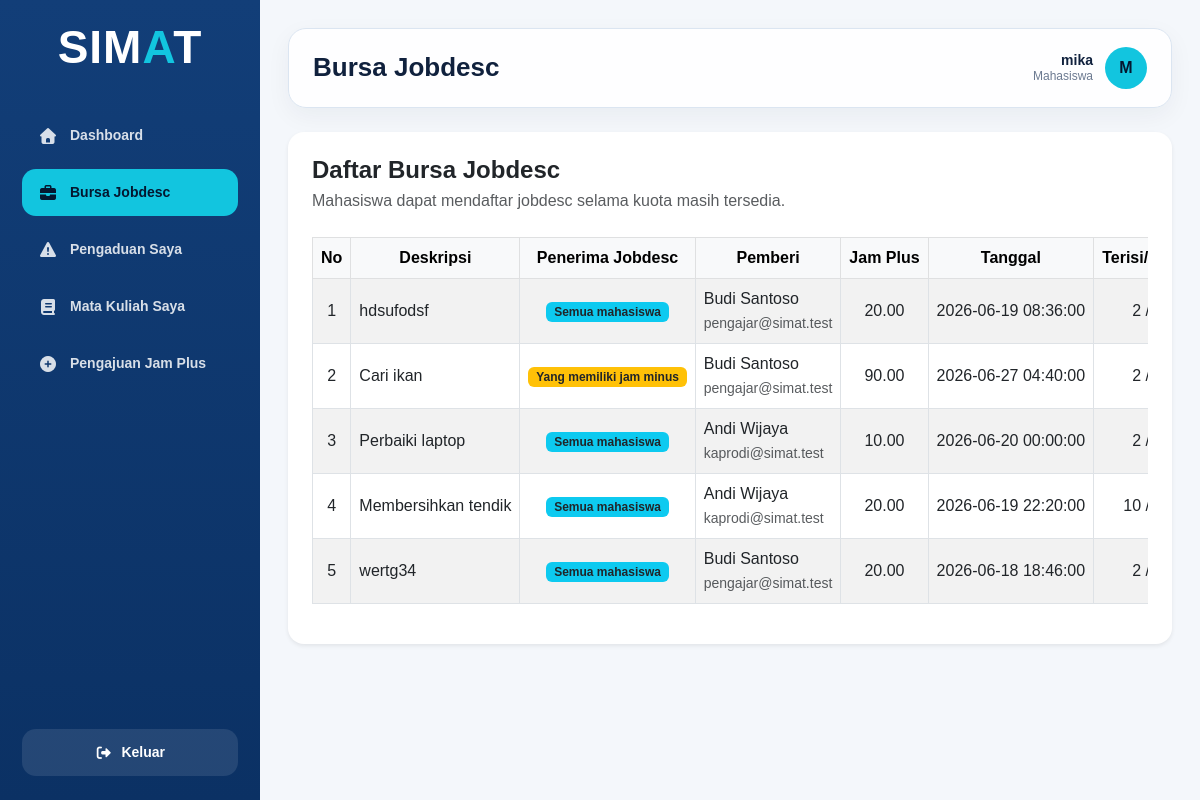
The page /transaksi/bursa_jobdesc/index.php (signed in) on the database as committed earlier.
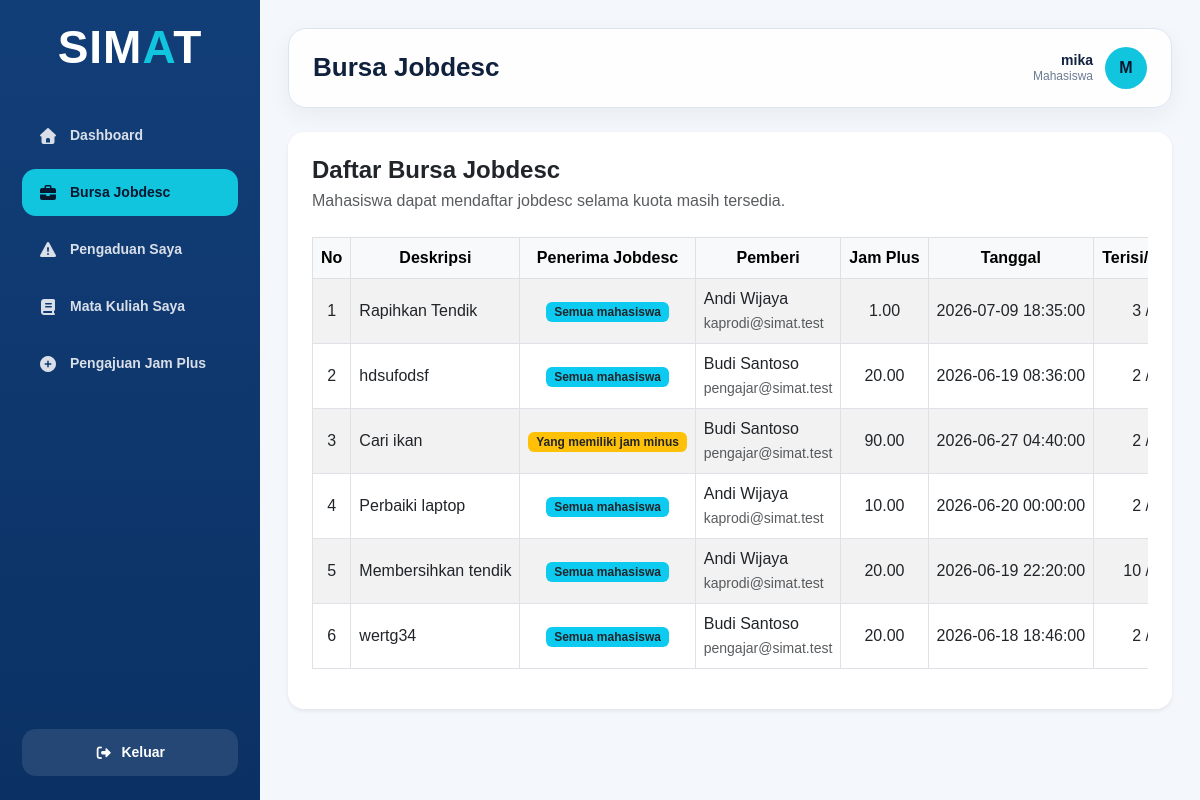
The same page on the database as committed later.
### tables this page shows
CREATE TABLE `detail_pengguna_pada_bursa_jobdesc` (
  `id_detail_pengguna_pada_bursa_jobdesc` int NOT NULL,
  `id_bursa_jobdesc` int NOT NULL,
  `id_pengguna` int NOT NULL,
  `peran_pengguna` enum('Pemberi','Penerima') NOT NULL
);

CREATE TABLE `bursa_jobdesc` (
  `id_bursa_jobdesc` int NOT NULL,
  `deskripsi_jobdesc` text NOT NULL,
  `penerima_jobdesc` enum('Semua mahasiswa','Yang memiliki jam minus') NOT NULL DEFAULT 'Semua mahasiswa',
  `jam_plus` decimal(6,2) NOT NULL,
  `tanggal_pemberian_jobdesc` datetime NOT NULL,
  `jumlah_mahasiswa_diperlukan` int NOT NULL,
  `jumlah_mahasiswa_mengambil` int NOT NULL DEFAULT '0',
  `bukti_selesai_url` varchar(2048) DEFAULT NULL,
  `status_jobdesc` enum('Dibuka','Dikerjakan','Selesai') DEFAULT 'Dibuka'
);

CREATE TABLE `pengguna` (
  `id_pengguna` int NOT NULL,
  `id_mahasiswa` int DEFAULT NULL,
  `id_pengajar` int DEFAULT NULL,
  `username` varchar(50) NOT NULL,
  `password` varchar(255) NOT NULL,
  `role` enum('Mahasiswa','Pengajar','PIC Tata Tertib','PIC Aset Fasilitas','PIC Kemahasiswaan','Kepala Prodi') NOT NULL,
  `status_akun` enum('Aktif','Tidak Aktif') DEFAULT 'Aktif'
);

### config/function.php (called while the page is built, shortened)
<?php
function aman($data)
{
    return htmlspecialchars($data ?? '', ENT_QUOTES, 'UTF-8');
}
?>

### transaksi/bursa_jobdesc/index.php (the view, shortened to what the changed rows need)
<?php
require_once "../../config/koneksi.php";
require_once "../../config/function.php";
$role = $_SESSION['role'] ?? '';
$data_bursa_jobdesc = [];
$query = mysqli_query($koneksi, "CALL usp_select_bursa_jobdesc()");
if ($query) {
    while ($row = mysqli_fetch_assoc($query)) {
        $data_bursa_jobdesc[] = $row;
    }
    mysqli_next_result($koneksi);
}
if ($role == "Mahasiswa") {
    foreach ($data_bursa_jobdesc as $index => $jobdesc) {
        $stmt_cek = mysqli_prepare($koneksi, "
            SELECT peran_pengguna
            FROM detail_pengguna_pada_bursa_jobdesc
            WHERE id_bursa_jobdesc = ?
            AND id_pengguna = ?
            LIMIT 1
        ");
        mysqli_stmt_bind_param(
            $stmt_cek,
            "ii",
            $jobdesc['id_bursa_jobdesc'],
            $_SESSION['id_pengguna']
        );
        mysqli_stmt_execute($stmt_cek);
        $result_cek = mysqli_stmt_get_result($stmt_cek);
        $cek = mysqli_fetch_assoc($result_cek);
        $data_bursa_jobdesc[$index]['peran_saya'] = $cek['peran_pengguna'] ?? '';
        $data_bursa_jobdesc[$index]['sudah_daftar'] = !empty($cek);
    }
}
require_once "../../includes/dashboard_header.php";
?>
<main class="main-content">
    <div class="topbar">
        <h1 class="page-title">Bursa Jobdesc</h1>
    </div>
    <div class="content-wrapper">
        <div class="card border-0 shadow-sm rounded-4">
            <div class="card-body p-4">
                <div class="table-responsive">
                    <table id="myTable" class="table table-hover table-bordered table-striped align-middle text-nowrap" border="1">
                        <thead class="table-light">
                            <tr>
                                <th style="width: 60px;" class="text-center">No</th>
                                <th class="text-center">Deskripsi</th>
                                <th class="text-center">Penerima Jobdesc</th>
                                <th class="text-center">Pemberi</th>
                                <th class="text-center">Jam Plus</th>
                                <th class="text-center">Tanggal</th>
                                <th class="text-center">Terisi/Kuota</th>
                            </tr>
                        </thead>
                        <tbody>
                            <?php if (count($data_bursa_jobdesc) > 0) { ?>
                                <?php $no = 1; ?>
                                <?php foreach ($data_bursa_jobdesc as $jobdesc) { ?>
                                    <tr>
                                        <td class="text-center"><?= $no++; ?></td>
                                        <td><?= aman($jobdesc['deskripsi_jobdesc']); ?></td>
                                        <td class="text-center">
                                            <?php if ($jobdesc['penerima_jobdesc'] == "Semua mahasiswa") { ?>
                                                <span class="badge bg-info text-dark">Semua mahasiswa</span>
                                            <?php } else { ?>
                                                <span class="badge bg-warning text-dark">Yang memiliki jam minus</span>
                                            <?php } ?>
                                        </td>
                                        <td>
                                            <?= aman($jobdesc['nama_pemberi'] ?? '-'); ?><br>
                                            <small class="text-muted">
                                                <?= aman($jobdesc['username_pemberi'] ?? '-'); ?>
                                            </small>
                                        </td>
                                        <td class="text-center"><?= aman($jobdesc['jam_plus']); ?></td>
                                        <td><?= aman($jobdesc['tanggal_pemberian_jobdesc']); ?></td>
                                        <td class="text-center">
                                            <?= aman($jobdesc['jumlah_mahasiswa_mengambil'] ?? '0'); ?>
                                        </td>
                                    </tr>
                                <?php } ?>
                            <?php } ?>
                        </tbody>
                    </table>
                </div>
            </div>
        </div>
    </div>
</main>
<?php require_once "../../includes/dashboard_footer.php"; ?>

Rows that differ between the two databases and show on the page:
added detail_pengguna_pada_bursa_jobdesc: id_bursa_jobdesc.deskripsi_jobdesc "Rapihkan Tendik", shows "Semua mahasiswa", nama_pemberi "Andi Wijaya", id_pengguna.username "kaprodi@simat.test", id_bursa_jobdesc.jam_plus "1.00", id_bursa_jobdesc.tanggal_pemberian_jobdesc "2026-07-09 18:35:00", id_bursa_jobdesc.jumlah_mahasiswa_mengambil "3"
